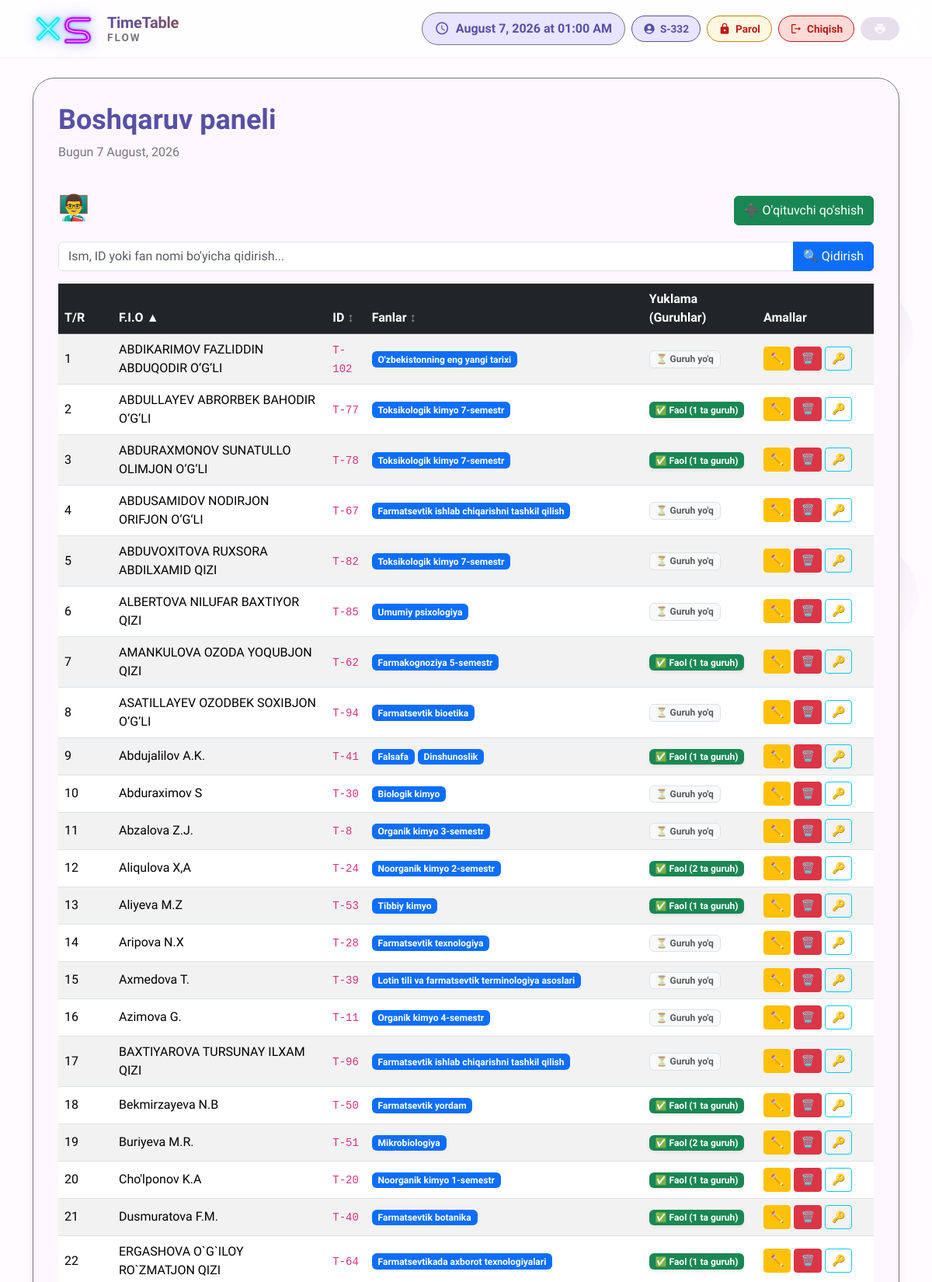
The app's page /raspisaniya/teachers/ (signed in, upper part) with its own data.
### raspisaniya/models.py (models this page shows, shortened)
class Teacher(models.Model):
    user = models.OneToOneField(User, on_delete=models.SET_NULL, null=True, blank=True,related_name='teacher')
    teacher_id = models.CharField(max_length=20, unique=True, null=True, blank=True)
    first_name = models.CharField(max_length=50)
    last_name = models.CharField(max_length=50)
    subjects = models.ManyToManyField(Subject, related_name='teachers', blank=True)

class Subject(models.Model):
    name = models.CharField(max_length=100, unique=True)

### raspisaniya/views.py (the view)
# urls.py: path('teachers/', views.teacher_list, name='teacher_list'),
@login_required
def teacher_list(request):
    q = request.GET.get('q', '').strip()
    sort = request.GET.get('sort', 'name_asc')
    teachers = Teacher.objects.prefetch_related('subjects', 'coursegroup_set').all()
    if q:
        teachers = teachers.filter(first_name__icontains=q) | \
                   teachers.filter(last_name__icontains=q) | \
                   teachers.filter(teacher_id__icontains=q) | \
                   teachers.filter(subjects__name__icontains=q)
    teachers = teachers.distinct()
    if sort in ('id_asc', 'id_desc'):
        def extract_num(t):
            m = re.search(r'\d+', t.teacher_id or '')
            return int(m.group()) if m else 0
        reverse = (sort == 'id_desc')
        teachers = sorted(teachers, key=extract_num, reverse=reverse)
    elif sort == 'name_asc':
        teachers = teachers.order_by('first_name')
    elif sort == 'name_desc':
        teachers = teachers.order_by('-first_name')
    elif sort == 'subj_asc':
        teachers = teachers.order_by('subjects__name', 'first_name')
    elif sort == 'subj_desc':
        teachers = teachers.order_by('-subjects__name', 'first_name')
    else:
        teachers = teachers.order_by('first_name')
    teachers_data = []
    for teacher in teachers:
        group_count = len(teacher.coursegroup_set.all())
        teachers_data.append({
            'teacher': teacher,
            'group_count': group_count,
            'has_groups': group_count > 0
        })
    subjects = Subject.objects.all().order_by('name')
    return render(request, 'raspisaniya/teacher_list.html', {
        'teachers_data': teachers_data,
        'q': q,
        'subjects': subjects,
        'selected_subject': request.GET.get('subject', ''),
        'sort': sort,
    })

### templates/raspisaniya/teacher_list.html (shortened to what this page needs)
{% extends 'raspisaniya/base.html' %}
{% block content %}
<div class="d-flex justify-content-between align-items-center mb-3">
    <h2>👨‍🏫 O'qituvchilar ro'yxati</h2>
    <div class="d-flex gap-2">
        <a href="{% url 'teacher_create' %}" class="btn btn-success">➕ O'qituvchi qo'shish</a>
    </div>
</div>
<form method="get" class="mb-3 w-100">
    <div class="input-group w-100">
        <input type="text" name="q" value="{{ q }}" class="form-control"
               placeholder="Ism, ID yoki fan nomi bo'yicha qidirish...">
        <button type="submit" class="btn btn-primary">🔍 Qidirish</button>
    </div>
</form>
{% if teachers_data %}
<table class="table table-striped table-hover align-middle">
    <thead class="table-dark">
        <tr>
            <th style="width: 70px; color: white;">T/R</th>
            <th>
                <a href="?q={{ q }}&sort={% if sort == 'name_asc' %}name_desc{% else %}name_asc{% endif %}"
                   class="text-white text-decoration-none d-inline-flex align-items-center gap-1">
                    F.I.O
                    {% if sort == 'name_asc' %}
                        <span class="text-white">▲</span>
                    {% elif sort == 'name_desc' %}
                        <span class="text-white">▼</span>
                    {% else %}
                        <span class="text-white" style="opacity: 0.5;">↕</span>
                    {% endif %}
                </a>
            </th>
            <th>
                <a href="?q={{ q }}&sort={% if sort == 'id_asc' %}id_desc{% else %}id_asc{% endif %}"
                   class="text-white text-decoration-none d-inline-flex align-items-center gap-1">
                    ID
                    {% if sort == 'id_asc' %}
                        <span class="text-white">▲</span>
                    {% elif sort == 'id_desc' %}
                        <span class="text-white">▼</span>
                    {% else %}
                        <span class="text-white" style="opacity: 0.5;">↕</span>
                    {% endif %}
                </a>
            </th>
            <th>
                <a href="?q={{ q }}&sort={% if sort == 'subj_asc' %}subj_desc{% else %}subj_asc{% endif %}"
                   class="text-white text-decoration-none d-inline-flex align-items-center gap-1">
                    Fanlar
                    {% if sort == 'subj_asc' %}
                        <span class="text-white">▲</span>
                    {% elif sort == 'subj_desc' %}
                        <span class="text-white">▼</span>
                    {% else %}
                        <span class="text-white" style="opacity: 0.5;">↕</span>
                    {% endif %}
                </a>
            </th>
            <th style="color: white;">Yuklama (Guruhlar)</th>
            <th style="width: 150px; color: white;">Amallar</th>
        </tr>
    </thead>
    <tbody>
        {% for item in teachers_data %}
        <tr>
            <td>{{ forloop.counter }}</td>
            <td>{{ item.teacher.first_name }} {{ item.teacher.last_name }}</td>
            <td><code>{{ item.teacher.teacher_id|default:"—" }}</code></td>
            <td>
                {% for subj in item.teacher.subjects.all %}
                    <span class="badge bg-primary">{{ subj.name }}</span>
                {% empty %}
                    <span class="text-muted">—</span>
                {% endfor %}
            </td>
            <td>
                {% if item.has_groups %}
                    <span class="badge bg-success shadow-sm d-inline-flex align-items-center gap-1">
                        ✅ Faol ({{ item.group_count }} ta guruh)
                    </span>
                {% else %}
                    <span class="badge bg-light text-muted border">
                        ⏳ Guruh yo'q
                    </span>
                {% endif %}
            </td>
            <td>
                <a href="{% url 'teacher_update' item.teacher.pk %}" class="btn btn-sm btn-warning">✏️</a>
                <a href="{% url 'teacher_delete' item.teacher.pk %}" class="btn btn-sm btn-danger" onclick="return confirm('O\'chirmoqchimisiz?')">🗑️</a>
                <button class="btn btn-sm btn-outline-info"
                        onclick="openPasswordModal({{ item.teacher.pk }}, '{{ item.teacher.first_name|escapejs }}')"
                        title="Parol o'zgartirish">🔑</button>
            </td>
        </tr>
        {% endfor %}
    </tbody>
</table>
{% else %}
<div class="alert alert-info">
    {% if q %}"{{ q }}" bo'yicha hech narsa topilmadi.
    {% else %}Hozircha o'qituvchilar mavjud emas.{% endif %}
</div>
{% endif %}
{% endblock %}

### templates/raspisaniya/base.html (shortened to what this page needs)
{% load static %}
<!DOCTYPE html>
<html lang="uz">
<head>
    <link href="https://cdn.jsdelivr.net/npm/bootstrap@5.3.2/dist/css/bootstrap.min.css" rel="stylesheet">
</head>
<body>
    <div class="bubbles" id="bubbles"></div>
    <div class="app-bar" id="appBar">
        <div class="container">
            <div class="d-flex justify-content-between align-items-center">
                <div class="d-flex align-items-center gap-3">
                    <a href="{% url 'reset_database' %}" class="xs-main-logo" title="Reset Database" style="text-decoration: none; display: inline-block;">
                    </a>
                    <a href="{% url 'lesson_list' %}" class="text-decoration-none">
                        <div style="line-height:1.15;">
                            <div style="font-size:1.25rem;font-weight:800;background:linear-gradient(135deg,var(--md-primary),var(--md-tertiary));-webkit-background-clip:text;-webkit-text-fill-color:transparent;letter-spacing:-0.3px;">TimeTable</div>
                            <div style="font-size:0.85rem;font-weight:600;color:var(--md-outline);letter-spacing:2px;text-transform:uppercase;">Flow</div>
                        </div>
                    </a>
                </div>
                <div class="d-flex gap-2 align-items-center flex-wrap">
                    <div class="current-time">
                        <span class="material-icons-round">schedule</span>
                        <span id="timeDisplay">--:--</span>
                    </div>
                    {% if user.is_authenticated %}
                    <div class="user-chip">
                        <span class="material-icons-round">
                        </span>
                        {{ user.get_full_name|default:user.username }}
                    </div>
                    <a href="{% url 'change_password' %}" class="logout-chip" style="background:#fff8e1; color:#b8860b; border-color:#b8860b;">
                        <span class="material-icons-round">lock</span>Parol
                    </a>
                    <a href="{% url 'logout' %}" class="logout-chip">
                        <span class="material-icons-round">logout</span>Chiqish
                    </a>
                    {% endif %}
                    <button class="md-chip" onclick="window.print()">
                        <span class="material-icons-round">print</span>
                    </button>
                </div>
            </div>
        </div>
    </div>
    <div class="container">
        <div class="md-surface">
            <div class="d-flex justify-content-between align-items-center mb-4">
                <div>
                    <h1 class="display-small d-inline-flex align-items-center gap-2">
                        {% block page_title %}Boshqaruv paneli{% endblock %}
                    </h1>
                    <p class="body-large">{% block page_subtitle %}Bugun {% now "j F, Y" %}{% endblock %}</p>
                </div>
            </div>
            {% block content %}{% endblock %}
        </div>
    </div>
</body>
</html>

### templates/raspisaniya/base.html (style rules this page uses)
* { margin: 0; padding: 0; box-sizing: border-box; }
:root { --md-primary: #5850a4; --md-primary-container: #e9e4ff; --md-secondary: #625b71; --md-secondary-container: #e8def8; --md-tertiary: #7d5260; --md-tertiary-container: #ffd8e4; --md-surface: #fef7ff; --md-surface-variant: #e7e0ec; --md-background: #fffbfe; --md-error: #ba1a1a; --md-error-container: #ffdad6; --md-outline: #79747e; --md-shadow: 0 4px 6px -2px rgba(0,0,0,0.05), 0 10px 15px -3px rgba(0,0,0,0.1); }
body { font-family: 'Plus Jakarta Sans', sans-serif; background: var(--md-background); color: var(--md-surface); transition: all 0.3s ease; min-height: 100vh; position: relative; }
.bubbles { position: fixed; width: 100%; height: 100%; z-index: -1; overflow: hidden; top: 0; left: 0; }
.app-bar { background: rgba(255,255,255,0.8); backdrop-filter: blur(20px); -webkit-backdrop-filter: blur(20px); border-bottom: 1px solid rgba(0,0,0,0.05); padding: 1rem 0; position: fixed; width: 100%; top: 0; z-index: 1000; transition: all 0.3s ease; }
.user-chip { display: inline-flex; align-items: center; gap: 6px; padding: 6px 14px; border-radius: 40px; background: var(--md-primary-container); color: var(--md-primary) !important; font-weight: 600; font-size: 0.85rem; border: 1px solid var(--md-primary); }
.user-chip .material-icons-round { font-size: 1rem; color: inherit; }
.logout-chip { display: inline-flex; align-items: center; gap: 6px; padding: 6px 14px; border-radius: 40px; background: #ffdad6; color: #ba1a1a !important; font-weight: 600; font-size: 0.85rem; border: 1px solid #ba1a1a; text-decoration: none; transition: all 0.2s ease; }
.logout-chip .material-icons-round { font-size: 1rem; color: inherit; }
.xs-main-logo { display: inline-flex; text-decoration: none; transition: transform 0.25s cubic-bezier(0.4,0,0.2,1), filter 0.25s ease; filter: drop-shadow(0 0 6px rgba(34,211,238,0.4)) drop-shadow(0 0 12px rgba(168,85,247,0.3)); }
.current-time { display: flex; align-items: center; gap: 8px; padding: 8px 16px; background: var(--md-primary-container); border-radius: 32px; color: var(--md-primary); font-weight: 600; border: 1px solid var(--md-outline); }
.current-time .material-icons-round { font-size: 1.2rem; }
.md-surface { background: var(--md-surface); border-radius: 28px; box-shadow: var(--md-shadow); padding: 2rem; margin-top: 100px; margin-bottom: 2rem; border: 1px solid var(--md-outline); transition: all 0.3s ease; animation: surfaceAppear 0.6s ease; }
.md-chip { display: inline-flex; align-items: center; gap: 8px; padding: 6px 16px; border-radius: 32px; background: var(--md-surface-variant); color: var(--md-surface); font-size: 0.9rem; font-weight: 500; border: 1px solid transparent; transition: all 0.2s ease; cursor: pointer; }
.md-chip .material-icons-round { font-size: 1rem; }
.display-small { font-size: 2.25rem; font-weight: 800; line-height: 1.2; color: var(--md-primary); }
.body-large { font-size: 1rem; line-height: 1.5; color: var(--md-outline); }

### records on screen
Teacher: teacher.first_name "ABDIKARIMOV FAZLIDDIN ABDUQODIR O‘G‘LI", teacher.teacher_id "T-102", shows "⏳ Guruh yo'q"
Subject: name "O'zbekistonning eng yangi tarixi"
Teacher: teacher.first_name "ABDULLAYEV ABRORBEK BAHODIR O‘G‘LI", teacher.teacher_id "T-77", group_count "1"
Subject: name "Toksikologik kimyo 7-semestr"
Teacher: teacher.first_name "ABDURAXMONOV SUNATULLO OLIMJON O‘G‘LI", teacher.teacher_id "T-78", group_count "1"
Teacher: teacher.first_name "ABDUSAMIDOV NODIRJON ORIFJON O‘G‘LI", teacher.teacher_id "T-67", shows "⏳ Guruh yo'q"
Subject: name "Farmatsevtik ishlab chiqarishni tashkil qilish"
Teacher: teacher.first_name "ABDUVOXITOVA RUXSORA ABDILXAMID QIZI", teacher.teacher_id "T-82", shows "⏳ Guruh yo'q"
Teacher: teacher.first_name "ALBERTOVA NILUFAR BAXTIYOR QIZI", teacher.teacher_id "T-85", shows "⏳ Guruh yo'q"
Subject: name "Umumiy psixologiya"
Teacher: teacher.first_name "AMANKULOVA OZODA YOQUBJON QIZI", teacher.teacher_id "T-62", group_count "1"
Subject: name "Farmakognoziya 5-semestr"
Teacher: teacher.first_name "ASATILLAYEV OZODBEK SOXIBJON O‘G‘LI", teacher.teacher_id "T-94", shows "⏳ Guruh yo'q"
Subject: name "Farmatsevtik bioetika"
Teacher: teacher.first_name "Abdujalilov A.K.", teacher.teacher_id "T-41", group_count "1"
Subject: name "Falsafa"
Subject: name "Dinshunoslik"
Teacher: teacher.first_name "Abduraximov S", teacher.teacher_id "T-30", shows "⏳ Guruh yo'q"
Subject: name "Biologik kimyo"
Teacher: teacher.first_name "Abzalova Z.J.", teacher.teacher_id "T-8", shows "⏳ Guruh yo'q"
Subject: name "Organik kimyo 3-semestr"
Teacher: teacher.first_name "Aliqulova X,A", teacher.teacher_id "T-24", group_count "2"
Subject: name "Noorganik kimyo 2-semestr"
Teacher: teacher.first_name "Aliyeva M.Z", teacher.teacher_id "T-53", group_count "1"
Subject: name "Tibbiy kimyo"
Teacher: teacher.first_name "Aripova N.X", teacher.teacher_id "T-28", shows "⏳ Guruh yo'q"
Subject: name "Farmatsevtik texnologiya"
Teacher: teacher.first_name "Axmedova T.", teacher.teacher_id "T-39", shows "⏳ Guruh yo'q"
Subject: name "Lotin tili va farmatsevtik terminologiya asoslari"
Teacher: teacher.first_name "Azimova G.", teacher.teacher_id "T-11", shows "⏳ Guruh yo'q"
Subject: name "Organik kimyo 4-semestr"
Teacher: teacher.first_name "BAXTIYAROVA TURSUNAY ILXAM QIZI", teacher.teacher_id "T-96", shows "⏳ Guruh yo'q"
Teacher: teacher.first_name "Bekmirzayeva N.B", teacher.teacher_id "T-50", group_count "1"
Subject: name "Farmatsevtik yordam"
Teacher: teacher.first_name "Buriyeva M.R.", teacher.teacher_id "T-51", group_count "2"
Subject: name "Mikrobiologiya"
Teacher: teacher.first_name "Cho'lponov K.A", teacher.teacher_id "T-20", group_count "1"
Subject: name "Noorganik kimyo 1-semestr"
Teacher: teacher.first_name "Dusmuratova F.M.", teacher.teacher_id "T-40", group_count "1"
Subject: name "Farmatsevtik botanika"
Teacher: teacher.first_name "ERGASHOVA O`G`ILOY RO`ZMATJON QIZI", teacher.teacher_id "T-64", group_count "1"
Subject: name "Farmatsevtikada axborot texnologiyalari"

### other values on screen
{{ user.get_full_name|default:user.username }} "S-332"
